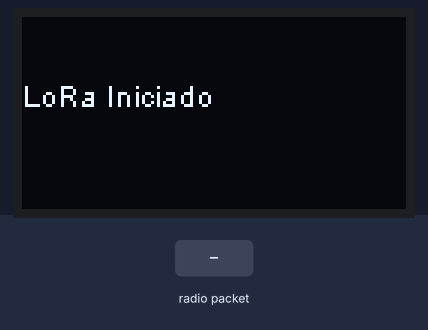
The sketch below on a simulated ESP8266 (NodeMCU). Parts: 128×64 one-colour display. Inputs (shaded band) come from the test bench. No radio packets arrive unless stated; what the sketch prints to the serial monitor is not drawn.

Above: at 2.2 s.
2.3 s: radio packet "1" arrives
At 2.7 s:
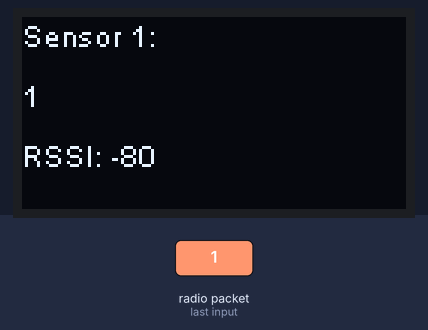
3.8 s: radio packet "0" arrives
At 5.0 s:
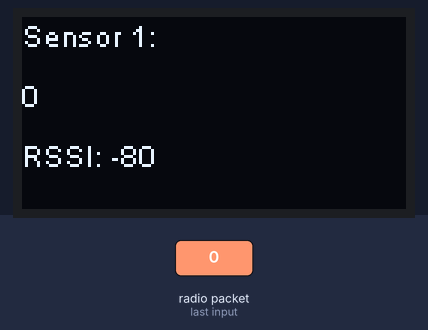
5.3 s: radio packet "2" arrives
Timing chart, 0 to 8.3 s (numbered marks = the images above; inputs shaded):
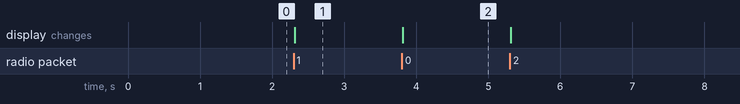

The sketch:

Receptor_esp32LoRa.ino
```cpp
#include <Wire.h>
#include <SSD1306Wire.h>  // Biblioteca OLED para ESP32 y ESP8266
#include <SPI.h>
#include <LoRa.h>  // Biblioteca para LoRa

// Definir pines para LoRa TTGO ESP32 LoRa v2
#define SCK 5
#define MISO 19
#define MOSI 27
#define SS 18
#define RST 14
#define DI0 26
#define BAND 915E6  // Frecuencia (ajustar según la región)

// Definir pines para OLED
#define OLED_SDA 21
#define OLED_SCL 22

// Inicializar la pantalla OLED
SSD1306Wire display(0x3c, OLED_SDA, OLED_SCL);

void setup() {
  // Inicialización de Serial para monitoreo
  Serial.begin(9600);

  // Inicializar OLED
  display.init();
  display.flipScreenVertically();
  display.clear();
  display.drawString(0, 0, "Inicializando...");
  display.display();

  // Configurar pines de LoRa
  LoRa.setPins(SS, RST, DI0);

  // Inicializar LoRa a la frecuencia configurada
  if (!LoRa.begin(BAND)) {
    Serial.println("No se pudo iniciar LoRa.");
    display.clear();
    display.drawString(0, 20, "Error LoRa");
    display.display();
    while (1)
      ;
  }

  // Mostrar que LoRa ha sido inicializado
  Serial.println("LoRa inicializado.");
  display.clear();
  display.drawString(0, 20, "LoRa Iniciado");
  display.display();
  delay(1000);
}

void loop() {
  // Verificar si se ha recibido algún paquete LoRa
  int packetSize = LoRa.parsePacket();

  if (packetSize) {
    // Mostrar que un paquete ha sido recibido
    Serial.print("Paquete recibido: ");
    Serial.println(packetSize);

    // Leer el contenido del paquete LoRa
    String received = "";
    while (LoRa.available()) {
      received += (char)LoRa.read();
    }

    // Mostrar el contenido recibido por Serial
    Serial.print("Contenido: ");
    Serial.println(received);

    // Mostrar en OLED el contenido recibido
    display.clear();
    display.drawString(0, 0, "Sensor 1:");
    display.drawString(0, 20, received);
    display.drawString(0, 40, "RSSI: " + String(LoRa.packetRssi()));
    display.display();

    // Mostrar la RSSI (Received Signal Strength Indicator)
    Serial.print("Señal RSSI: ");
    Serial.println(LoRa.packetRssi());
  }
}
```

Measured:
- after the input at 2.3 s, the display: changes at once (image 1)
- after the input at 3.8 s, the display: changes at once (image 2)
